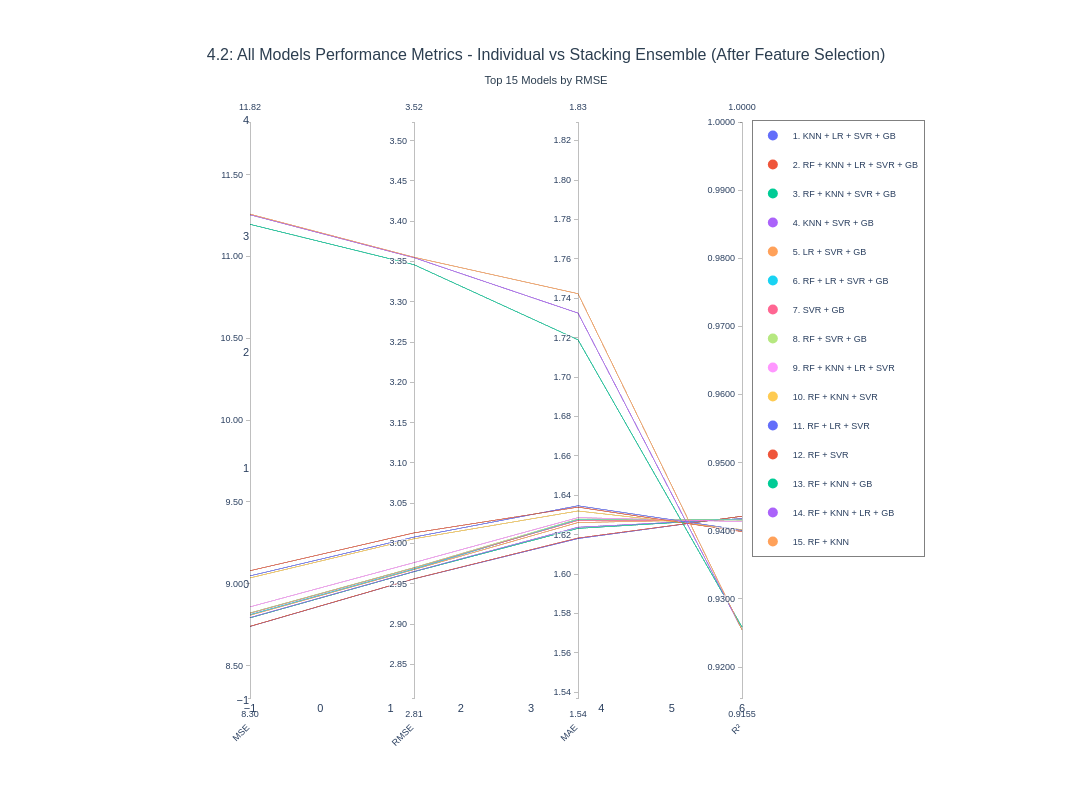

Write notebook code for a chart like this one.
### Code cell
fig_all_models_42 = plot_parallel_coordinates_all_models(
    results_df=results_df_retrain,
    y_test=y_test_retrain,
    rf_pred=rf_pred_retrain,
    gb_pred=gb_pred_retrain,
    lr_pred=lr_pred_retrain,
    knn_pred=knn_pred_retrain,
    svr_pred=svr_pred_retrain,
    title="4.2: All Models Performance Metrics - Individual vs Stacking Ensemble (After Feature Selection)"
)

fig_all_models_42.show()

### Figure 1 — Plotly figure (JSON) as saved in the notebook; plotly's stock layout.template omitted (floating-point values rounded to 4 significant figures)
{"data": [{"dimensions": [{"label": "MSE", "range": [8.302, 11.82], "tickformat": ".2f", "values": [8.739, 8.74, 8.792, 8.794, 8.808, 8.811, 8.82, 8.822, 8.859, 9.036, 9.048, 9.08, 11.2, 11.25, 11.26]}, {"label": "RMSE", "range": [2.808, 3.523], "tickformat": ".2f", "values": [2.956, 2.956, 2.965, 2.965, 2.968, 2.968, 2.97, 2.97, 2.976, 3.006, 3.008, 3.013, 3.346, 3.355, 3.355]}, {"label": "MAE", "range": [1.537, 1.829], "tickformat": ".2f", "values": [1.618, 1.618, 1.623, 1.624, 1.626, 1.628, 1.627, 1.628, 1.629, 1.632, 1.635, 1.634, 1.719, 1.732, 1.742]}, {"label": "R²", "range": [0.9155, 1], "tickformat": ".4f", "values": [0.9421, 0.9421, 0.9418, 0.9418, 0.9417, 0.9417, 0.9416, 0.9416, 0.9413, 0.9402, 0.9401, 0.9399, 0.9259, 0.9255, 0.9255]}], "labelangle": -45, "labelside": "bottom", "line": {"color": [0, 1, 2, 3, 4, 5, 6, 7, 8, 9, 10, 11, 12, 13, 14], "colorscale": [[0, "#636EFA"], [0.07143, "#EF553B"], [0.1429, "#00CC96"], [0.2143, "#AB63FA"], [0.2857, "#FFA15A"], [0.3571, "#19D3F3"], [0.4286, "#FF6692"], [0.5, "#B6E880"], [0.5714, "#FF97FF"], [0.6429, "#FECB52"], [0.7143, "#636EFA"], [0.7857, "#EF553B"], [0.8571, "#00CC96"], [0.9286, "#AB63FA"], [1, "#FFA15A"]], "showscale": false}, "type": "parcoords"}, {"hovertemplate": "<b>KNN + LR + SVR + GB</b><br>Num Models: 4<br>MSE: 8.7391<br>RMSE: 2.9562<br>MAE: 1.6181<br>R²: 0.9421<br><extra></extra>", "legendgroup": "KNN + LR + SVR + GB", "marker": {"color": "#636EFA", "size": 10}, "mode": "markers", "name": "1. KNN + LR + SVR + GB", "showlegend": true, "type": "scatter", "x": [null], "y": [null]}, {"hovertemplate": "<b>RF + KNN + LR + SVR + GB</b><br>Num Models: 5<br>MSE: 8.7399<br>RMSE: 2.9563<br>MAE: 1.6183<br>R²: 0.9421<br><extra></extra>", "legendgroup": "RF + KNN + LR + SVR + GB", "marker": {"color": "#EF553B", "size": 10}, "mode": "markers", "name": "2. RF + KNN + LR + SVR + GB", "showlegend": true, "type": "scatter", "x": [null], "y": [null]}, {"hovertemplate": "<b>RF + KNN + SVR + GB</b><br>Num Models: 4<br>MSE: 8.7916<br>RMSE: 2.9651<br>MAE: 1.6232<br>R²: 0.9418<br><extra></extra>", "legendgroup": "RF + KNN + SVR + GB", "marker": {"color": "#00CC96", "size": 10}, "mode": "markers", "name": "3. RF + KNN + SVR + GB", "showlegend": true, "type": "scatter", "x": [null], "y": [null]}, {"hovertemplate": "<b>KNN + SVR + GB</b><br>Num Models: 3<br>MSE: 8.7936<br>RMSE: 2.9654<br>MAE: 1.6238<br>R²: 0.9418<br><extra></extra>", "legendgroup": "KNN + SVR + GB", "marker": {"color": "#AB63FA", "size": 10}, "mode": "markers", "name": "4. KNN + SVR + GB", "showlegend": true, "type": "scatter", "x": [null], "y": [null]}, {"hovertemplate": "<b>LR + SVR + GB</b><br>Num Models: 3<br>MSE: 8.8076<br>RMSE: 2.9678<br>MAE: 1.6262<br>R²: 0.9417<br><extra></extra>", "legendgroup": "LR + SVR + GB", "marker": {"color": "#FFA15A", "size": 10}, "mode": "markers", "name": "5. LR + SVR + GB", "showlegend": true, "type": "scatter", "x": [null], "y": [null]}, {"hovertemplate": "<b>RF + LR + SVR + GB</b><br>Num Models: 4<br>MSE: 8.8113<br>RMSE: 2.9684<br>MAE: 1.6277<br>R²: 0.9417<br><extra></extra>", "legendgroup": "RF + LR + SVR + GB", "marker": {"color": "#19D3F3", "size": 10}, "mode": "markers", "name": "6. RF + LR + SVR + GB", "showlegend": true, "type": "scatter", "x": [null], "y": [null]}, {"hovertemplate": "<b>SVR + GB</b><br>Num Models: 2<br>MSE: 8.8203<br>RMSE: 2.9699<br>MAE: 1.6273<br>R²: 0.9416<br><extra></extra>", "legendgroup": "SVR + GB", "marker": {"color": "#FF6692", "size": 10}, "mode": "markers", "name": "7. SVR + GB", "showlegend": true, "type": "scatter", "x": [null], "y": [null]}, {"hovertemplate": "<b>RF + SVR + GB</b><br>Num Models: 3<br>MSE: 8.8222<br>RMSE: 2.9702<br>MAE: 1.6280<br>R²: 0.9416<br><extra></extra>", "legendgroup": "RF + SVR + GB", "marker": {"color": "#B6E880", "size": 10}, "mode": "markers", "name": "8. RF + SVR + GB", "showlegend": true, "type": "scatter", "x": [null], "y": [null]}, {"hovertemplate": "<b>RF + KNN + LR + SVR</b><br>Num Models: 4<br>MSE: 8.8590<br>RMSE: 2.9764<br>MAE: 1.6287<br>R²: 0.9413<br><extra></extra>", "legendgroup": "RF + KNN + LR + SVR", "marker": {"color": "#FF97FF", "size": 10}, "mode": "markers", "name": "9. RF + KNN + LR + SVR", "showlegend": true, "type": "scatter", "x": [null], "y": [null]}, {"hovertemplate": "<b>RF + KNN + SVR</b><br>Num Models: 3<br>MSE: 9.0358<br>RMSE: 3.0060<br>MAE: 1.6321<br>R²: 0.9402<br><extra></extra>", "legendgroup": "RF + KNN + SVR", "marker": {"color": "#FECB52", "size": 10}, "mode": "markers", "name": "10. RF + KNN + SVR", "showlegend": true, "type": "scatter", "x": [null], "y": [null]}, {"hovertemplate": "<b>RF + LR + SVR</b><br>Num Models: 3<br>MSE: 9.0484<br>RMSE: 3.0080<br>MAE: 1.6347<br>R²: 0.9401<br><extra></extra>", "legendgroup": "RF + LR + SVR", "marker": {"color": "#636EFA", "size": 10}, "mode": "markers", "name": "11. RF + LR + SVR", "showlegend": true, "type": "scatter", "x": [null], "y": [null]}, {"hovertemplate": "<b>RF + SVR</b><br>Num Models: 2<br>MSE: 9.0799<br>RMSE: 3.0133<br>MAE: 1.6340<br>R²: 0.9399<br><extra></extra>", "legendgroup": "RF + SVR", "marker": {"color": "#EF553B", "size": 10}, "mode": "markers", "name": "12. RF + SVR", "showlegend": true, "type": "scatter", "x": [null], "y": [null]}, {"hovertemplate": "<b>RF + KNN + GB</b><br>Num Models: 3<br>MSE: 11.1963<br>RMSE: 3.3461<br>MAE: 1.7189<br>R²: 0.9259<br><extra></extra>", "legendgroup": "RF + KNN + GB", "marker": {"color": "#00CC96", "size": 10}, "mode": "markers", "name": "13. RF + KNN + GB", "showlegend": true, "type": "scatter", "x": [null], "y": [null]}, {"hovertemplate": "<b>RF + KNN + LR + GB</b><br>Num Models: 4<br>MSE: 11.2545<br>RMSE: 3.3548<br>MAE: 1.7325<br>R²: 0.9255<br><extra></extra>", "legendgroup": "RF + KNN + LR + GB", "marker": {"color": "#AB63FA", "size": 10}, "mode": "markers", "name": "14. RF + KNN + LR + GB", "showlegend": true, "type": "scatter", "x": [null], "y": [null]}, {"hovertemplate": "<b>RF + KNN</b><br>Num Models: 2<br>MSE: 11.2586<br>RMSE: 3.3554<br>MAE: 1.7423<br>R²: 0.9255<br><extra></extra>", "legendgroup": "RF + KNN", "marker": {"color": "#FFA15A", "size": 10}, "mode": "markers", "name": "15. RF + KNN", "showlegend": true, "type": "scatter", "x": [null], "y": [null]}], "layout": {"font": {"family": "Arial, sans-serif", "size": 11}, "height": 800, "hovermode": "closest", "legend": {"bgcolor": "rgba(255, 255, 255, 0.95)", "bordercolor": "gray", "borderwidth": 1, "font": {"size": 9}, "orientation": "v", "x": 1.02, "xanchor": "left", "y": 1, "yanchor": "top"}, "margin": {"b": 100, "l": 250, "r": 350, "t": 120}, "paper_bgcolor": "white", "plot_bgcolor": "white", "showlegend": true, "title": {"font": {"color": "#2c3e50", "family": "Arial, sans-serif", "size": 16}, "text": "4.2: All Models Performance Metrics - Individual vs Stacking Ensemble (After Feature Selection)<br><sub>Top 15 Models by RMSE</sub>", "x": 0.5, "xanchor": "center"}, "width": 1400, "xaxis": {"showgrid": false}, "yaxis": {"showgrid": false}}}
